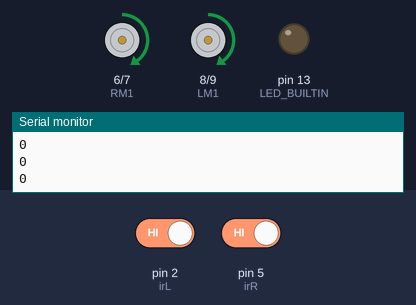
Bench run of a sketch on a simulated Arduino Uno, built with avr-gcc and run on an emulated ATmega328P. On the bench: motor-driver pin pairs drawn as motors (green arrow = first pin HIGH = forward, orange = second pin HIGH = backward, longer = more drive, scaled by the enable pin), output pins drawn as LEDs (lit = HIGH), the last lines printed to the serial monitor. Dashed ring = blinking. The test bench sets the inputs (shaded band); at power-on: pin 2 (irL) HIGH, pin 5 (irR) HIGH.

Above: at 1.2 s.
1.3 s: pin 2 (irL) driven LOW
At 1.55 s:
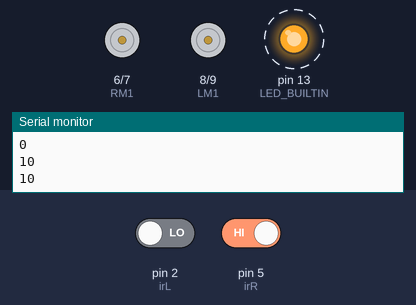
4.3 s: pin 5 (irR) driven LOW
At 5.5 s:
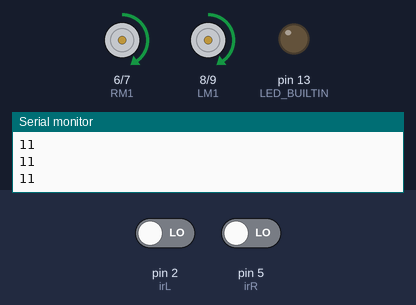
5.8 s: pin 2 (irL) driven HIGH
At 5.95 s:
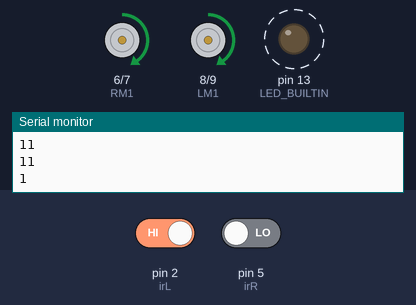
8.8 s: pin 5 (irR) driven HIGH
At 9.3 s:
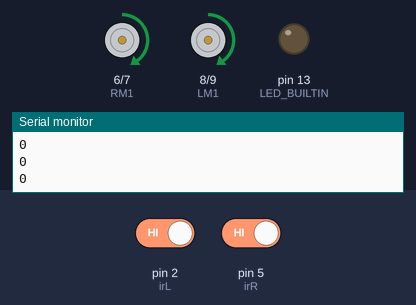
Timing chart, 0 to 11.3 s (numbered marks = the images above; inputs shaded):
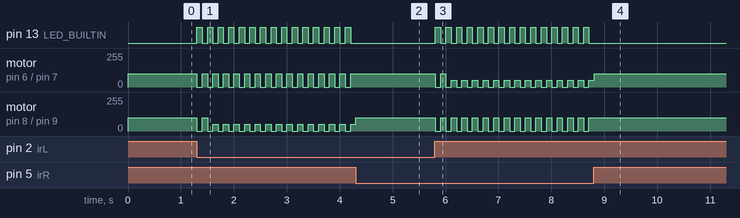

The sketch:

line_follower_2ir.ino
```cpp
#define irL 2
#define irM 4
#define irR 5

#define LM1 8
#define LM2 9
#define RM1 6
#define RM2 7

#define enR 3
#define enL 11
// PIN NUMBERS ARE TO BE CHANGED !!!!!!

int senseL,senseM,senseR;
int hasObstacle;
void setup() {
  Serial.begin(9600);
  pinMode(LED_BUILTIN, OUTPUT);
  pinMode(irL, INPUT);
  // pinMode(irM, INPUT);
  pinMode(irR, INPUT);
  pinMode(LM1, OUTPUT);
  pinMode(LM2, OUTPUT);
  pinMode(RM1, OUTPUT);
  pinMode(RM2, OUTPUT);
  pinMode(enR, OUTPUT);
  pinMode(enL, OUTPUT);
}

void loop() {
  senseL = digitalRead(irL) ? 0 : 1;
  // senseM = digitalRead(irM) ? 0 : 1;
  senseR = digitalRead(irR) ? 0 : 1;
  int detection = 10*senseL + senseR;
  Serial.println(detection);

  switch(detection) {
    case 11:
      forward();
      break;
    case 10:
      stop();
      turnRight();

      break;
    case 1:
      stop();
      turnLeft();
      break;
    default:
      forward();
      break;
  }
  delay(100);
}

void forward() {
  digitalWrite(LM1, HIGH);
  digitalWrite(LM2, LOW);
  digitalWrite(RM1, HIGH);
  digitalWrite(RM2, LOW);
  digitalWrite(LED_BUILTIN, LOW);

  analogWrite(enL, 100);
  analogWrite(enR, 100);
}
void stop() {
  digitalWrite(LM1, LOW);
  digitalWrite(LM2, LOW);
  digitalWrite(RM1, LOW);
  digitalWrite(RM2, LOW);
  digitalWrite(LED_BUILTIN, HIGH);

  analogWrite(enL, 0);
  analogWrite(enR, 0);
  delay(100);
}
void turnRight() {
  digitalWrite(LM1, HIGH);
  digitalWrite(LM2, LOW);
  digitalWrite(RM1, HIGH);
  digitalWrite(RM2, LOW);
  digitalWrite(LED_BUILTIN, LOW);

  analogWrite(enL, 100);
  analogWrite(enR, 50);
}
void turnLeft() {
  digitalWrite(LM1, HIGH);
  digitalWrite(LM2, LOW);
  digitalWrite(RM1, HIGH);
  digitalWrite(RM2, LOW);
  digitalWrite(LED_BUILTIN, LOW);

  analogWrite(enL, 50);
  analogWrite(enR, 100);
}
void sharpRight() {
  digitalWrite(LM1, HIGH);
  digitalWrite(LM2, LOW);
  digitalWrite(RM1, LOW);
  digitalWrite(RM2, HIGH); //RIGHT MOTOR POLARITY REVERSED
  digitalWrite(LED_BUILTIN, LOW);

  analogWrite(enL, 255);
  analogWrite(enR, 255);
}
void sharpLeft() {
  digitalWrite(LM1, LOW);
  digitalWrite(LM2, HIGH); //LEFT MOTOR POLARITY REVERSED
  digitalWrite(RM1, HIGH);
  digitalWrite(RM2, LOW);
  digitalWrite(LED_BUILTIN, LOW);

  analogWrite(enL, 255);
  analogWrite(enR, 255);
}
```

Measured:
- after the input at 1.3 s, pin 13 (LED_BUILTIN): alternates HIGH for 0.10 s and LOW for 0.10 s, starting at once; motor on pin 6 (RM1) / pin 7 (RM2): alternates forward 100/255 for 0.10 s and stopped for 0.10 s, starting at once
- after the input at 4.3 s, pin 13 (LED_BUILTIN): stops changing and stays LOW; motor on pin 6 (RM1) / pin 7 (RM2): stops changing and stays forward 100/255
- after the input at 5.8 s, pin 13 (LED_BUILTIN): alternates HIGH for 0.10 s and LOW for 0.10 s, starting at once; motor on pin 6 (RM1) / pin 7 (RM2): forward 100/255 → stopped at once, → forward 100/255 0.10 s later, → stopped 0.10 s later, → forward 50/255 0.10 s later, … (30 changes in this stretch)
- after the input at 8.8 s, pin 13 (LED_BUILTIN): stops changing and stays LOW; motor on pin 8 (LM1) / pin 9 (LM2): stops changing and stays forward 100/255
